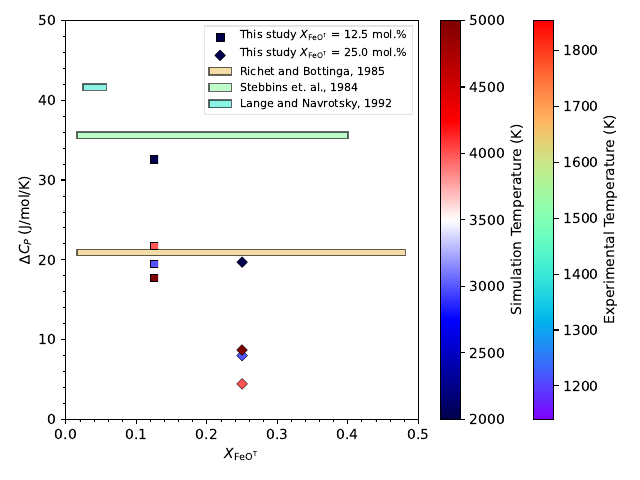

Python code for this plot:
import matplotlib.pyplot as plt
import numpy as np
import pandas as pd

# Load the Excel file
df = pd.read_excel("Calibration.xlsx")

# Data (example values)
iron_content_R= df[df["ref"] == "R"]["Total"]
heat_capacity_R =np.full(np.shape(iron_content_R), (199.7/2 - 78.94))
iron_content_S= df[df["ref"] == "S"]["Total"]
heat_capacity_S = np.full(np.shape(iron_content_S), (229/2 - 78.9))
iron_content_L = df[df["ref"] == "L"]["Total"]
heat_capacity_L = np.full(np.shape(iron_content_L), (240.9/2-78.8))

# Set the temperature range as the color bar
temperature_range_R = np.linspace(1452, 1854, len(iron_content_R))
temperature_range_S = np.linspace(1200, 1850, len(iron_content_S))
temperature_range_L = np.linspace(1140, 1674, len(iron_content_L))

# Set up the colormap and normalization
cmap = plt.cm.get_cmap('rainbow')
norm = plt.Normalize(min(temperature_range_R[0], temperature_range_S[0], temperature_range_L[0]), 
                     max(temperature_range_R[-1], temperature_range_S[-1], temperature_range_L[-1]))



# Plot the data with color mapping
fig, ax = plt.subplots()
# Calculate the width of each bar as the range of iron content
width_R = max(iron_content_R) - min(iron_content_R)
width_S = max(iron_content_S) - min(iron_content_S)
width_L = max(iron_content_L) - min(iron_content_L)

print("Width R:", width_R)
print("Width S:", width_S)
print("Width L:", width_L)

# Calculate the y positions for each bar
y_R = np.mean(heat_capacity_R)
y_S = np.mean(heat_capacity_S)
y_L = np.mean(heat_capacity_L)

print("Y Positions - R:", y_R, "S:", y_S, "L:", y_L)

# Plot horizontal bars
bar1 = ax.barh(y_R, width_R, left=min(iron_content_R), color=cmap(norm(temperature_range_R.mean())), edgecolor='black', alpha = 0.6, label='Richet and Bottinga, 1985')
bar2 = ax.barh(y_S, width_S, left=min(iron_content_S), color=cmap(norm(temperature_range_S.mean())), edgecolor='black',alpha = 0.6, label='Stebbins et. al., 1984')
bar3 = ax.barh(y_L, width_L, left=min(iron_content_L), color=cmap(norm(temperature_range_L.mean())), edgecolor='black', alpha = 0.6,label='Lange and Navrotsky, 1992')

# Add color bar to the plot
sm2 = plt.cm.ScalarMappable(cmap=cmap, norm=norm)
sm2.set_array([])
cbar2 = plt.colorbar(sm2, ax=ax)
cbar2.set_label('Experimental Temperature (K)')

my_dataset = pd.read_excel('cv_cal.xlsx',#previous file is ''eos.xlsx, and after that is 'cv_cal.xlsx'
                           sheet_name='de_cp_with_5000K_new_data')#'cv_cal.xlsx',sheet_name='finalized_data')##'Data generated by Donghao')


for (name, mole, lab, mark, temp_range) in [('Fe_12p5', 8, r'$X_{\mathrm{FeO^T}}$ = 12.5 mol.$\%$', 's', my_dataset.Temperature),
                                                ('Fe_25', 4, r'$X_{\mathrm{FeO^T}}$ = 25.0 mol.$\%$', 'D', my_dataset.Temperature)]:
    my_data = my_dataset[my_dataset.Fe == name]
    cmap = plt.cm.get_cmap('seismic')
    norm = plt.Normalize(min(my_data.Temperature), max(my_data.Temperature))
    ax.scatter(np.full(np.shape(my_data.delta_Cp), 1/mole), my_data.delta_Cp*mole,
               c=my_data.Temperature, cmap=cmap, label='This study ' + lab, marker=mark, s=30, edgecolor='black', linewidth = 0.25,vmin=min(temp_range), vmax=max(temp_range))
    print(my_data.Temperature)
# Set minor ticks without grid lines
ax.minorticks_on()
ax.grid(False, which='both', axis='both')



# Add color bar to the plot
sm = plt.cm.ScalarMappable(cmap=cmap, norm=norm)
sm.set_array([])
cbar = plt.colorbar(sm, ax=ax)
cbar.set_label('Simulation Temperature (K)')



# Set the x and y axis labels
ax.set_xlabel('$X_{\mathrm{FeO^T}}$')
ax.set_ylabel(r'$\Delta C_P\mathrm{\; (J/mol/K)}$')
ax.set_xlim(0, 0.5)
ax.set_ylim(0, 50)

ax.legend(loc='upper right', fontsize=8)
plt.tight_layout()
plt.legend(loc='upper right', fontsize=8,fancybox=False, framealpha=0.5)
plt.savefig('./cp_iron_content.png', dpi=300)
plt.savefig('./cp_iron_content.pdf')

